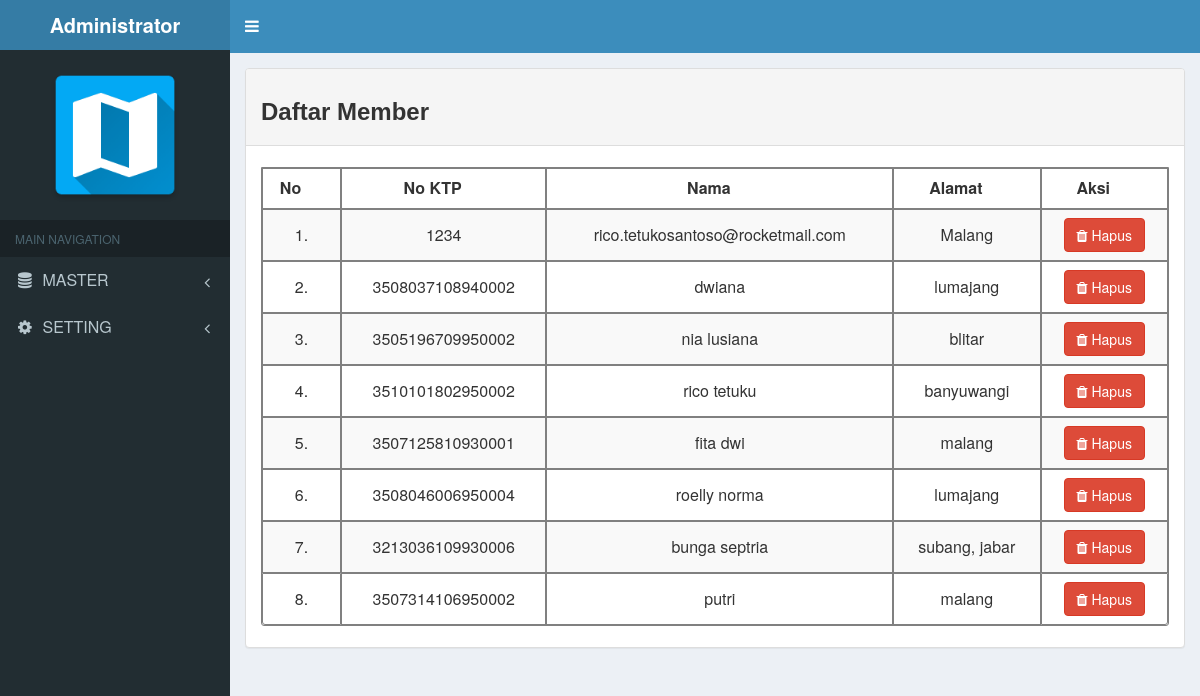
The page /Administrator/index.php?master=member (signed in) on the database its author committed.
### tables this page shows
CREATE TABLE `user_lapor` (
  `token` varchar(255) NOT NULL,
  `no_ktp` varchar(18) NOT NULL,
  `nama` varchar(50) NOT NULL,
  `alamat_user` varchar(100) NOT NULL,
  `password` varchar(20) NOT NULL,
  `status_email` enum('0','1') NOT NULL
);

### Administrator/Member/tampil_member.php (the view, shortened to what this page needs)
<?php
include '../Config/koneksi.php';
$sql = "SELECT * FROM user_lapor";
$result=$koneksi->query($sql);
$n = 1 ;
?>
<div class="container col-md-12">
	<div class="panel panel-default">
		<div class="panel-heading">
			<h3 class="panel-tittle"><b>Daftar Member</b></h3>
		</div>
	<div class="panel-body table-responsive">
		<table id="table-data" class="table table-bordered table-striped table-hover">
			<thead>
				<th>No</th>
				<th>No KTP</th>
				<th>Nama</th>
				<th>Alamat</th>
				<th>Aksi</th>
			</thead>
			<tbody>
				<?php while ($row = $result->fetch_object()) { ?>
				<tr>
					<td><?php echo $n++."." ?></td>
										<td><?php echo $row->no_ktp; ?></td>
					<td><?php echo $row->nama; ?></td>
					<td><?php echo $row->alamat_user; ?></td>
					<td><a href="Member/hapus_member.php?ambil_id_member=<?php echo $row->no_ktp; ?>" onClick="return confirm('Data Akan Dihapus !')" class="btn btn-danger"><i class="fa fa-trash"></i> Hapus</a></td>
				</tr>
				<?php } ?>
			</tbody>
		</table>
	</div>
</div>
</div>

### rows shown on the page
user_lapor: no_ktp "1234", nama "rico.tetukosantoso@rocketmail.com", alamat_user "Malang"
user_lapor: no_ktp "3508037108940002", nama "dwiana", alamat_user "lumajang"
user_lapor: no_ktp "3505196709950002", nama "nia lusiana", alamat_user "blitar"
user_lapor: no_ktp "3510101802950002", nama "rico tetuku", alamat_user "banyuwangi"
user_lapor: no_ktp "3507125810930001", nama "fita dwi", alamat_user "malang"
user_lapor: no_ktp "3508046006950004", nama "roelly norma", alamat_user "lumajang"
user_lapor: no_ktp "3213036109930006", nama "bunga septria", alamat_user "subang, jabar"
user_lapor: no_ktp "3507314106950002", nama "putri", alamat_user "malang"
